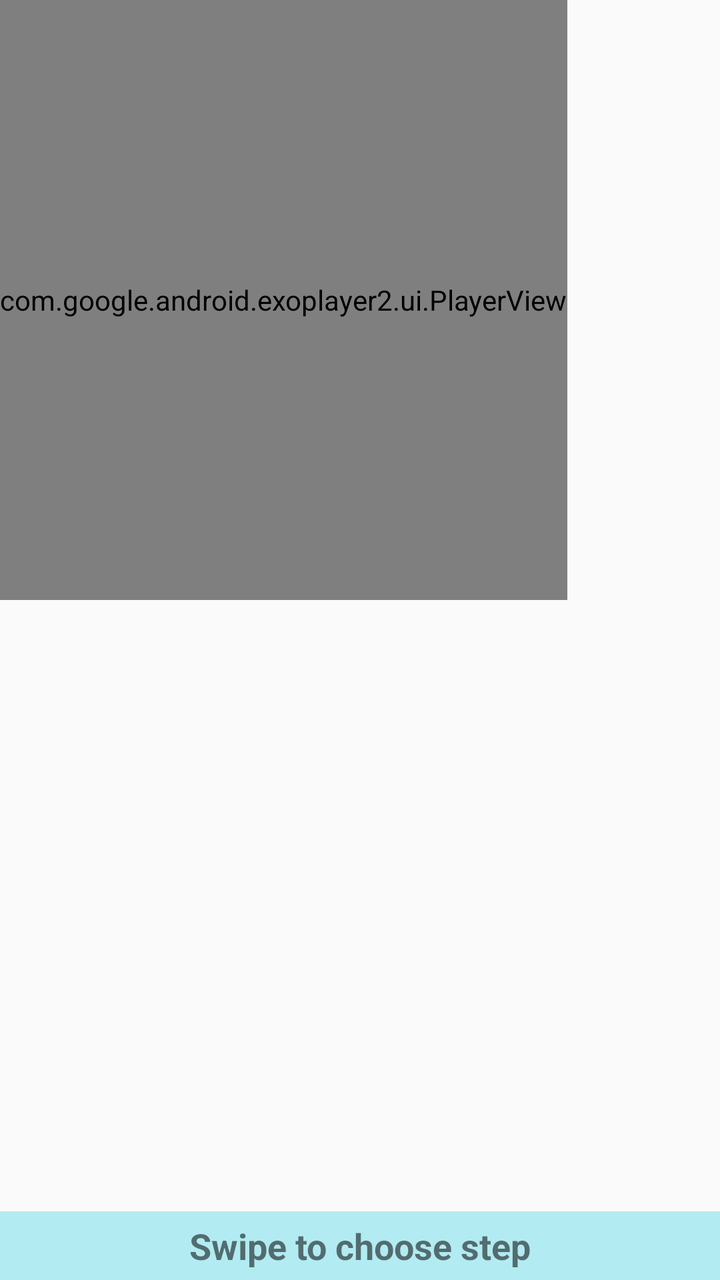
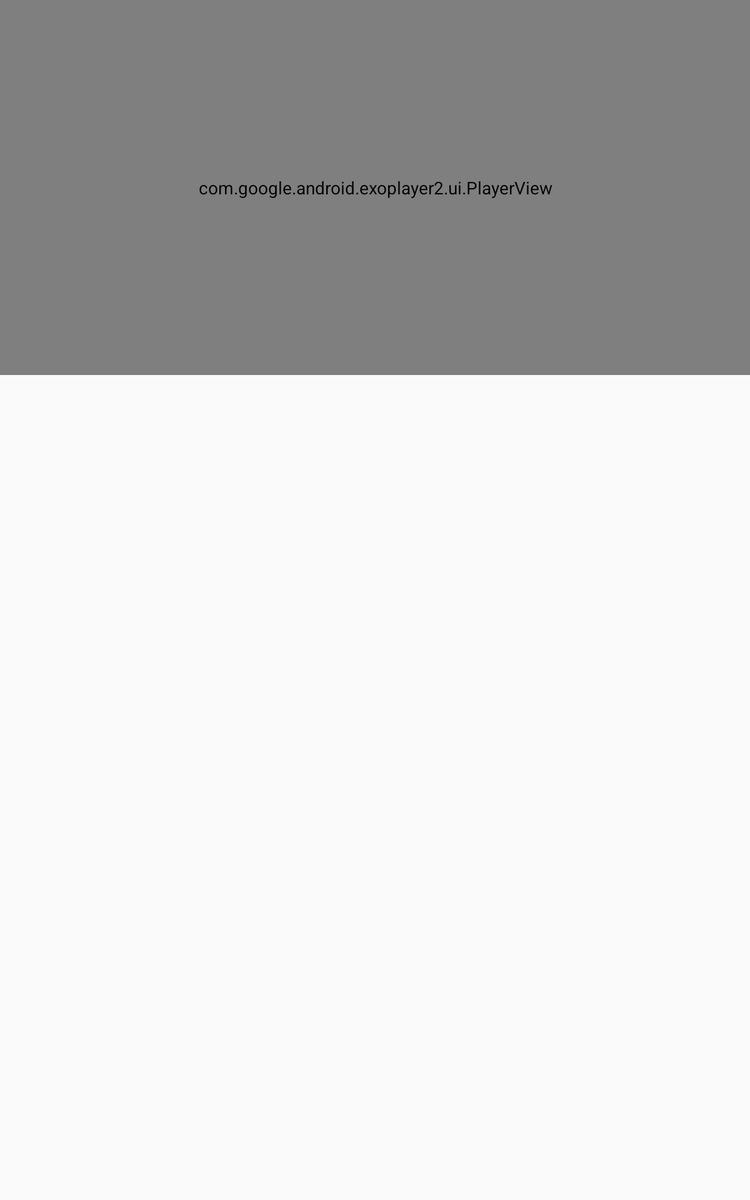

Two renders of one Android screen. The first uses the default layout on a phone; the second uses the alternative layout the repository ships for a different screen configuration, on a matching device. The two XML files are below.
<!-- AndroidManifest.xml: application theme AppTheme -->
<!-- res/layout/step_fragment.xml -->
<?xml version="1.0" encoding="utf-8"?>
<android.support.constraint.ConstraintLayout xmlns:android="http://schemas.android.com/apk/res/android"
    android:layout_width="match_parent"
    android:layout_height="match_parent"
    xmlns:app="http://schemas.android.com/apk/res-auto">
    <LinearLayout
        android:layout_width="match_parent"
        android:layout_height="match_parent"
        android:orientation="vertical"
        app:layout_constraintTop_toTopOf="parent">
        <com.google.android.exoplayer2.ui.PlayerView
            android:layout_width="wrap_content"
            android:layout_height="300dp"
            android:id="@+id/step_video"/>
        <TextView
            android:layout_width="match_parent"
            android:layout_height="wrap_content"
            android:id="@+id/step_long_description_tv"
            android:textAlignment="center"/>

    </LinearLayout>

    <TextView
        android:layout_width="match_parent"
        android:layout_height="wrap_content"
        android:id="@+id/navigation_tv"
        android:text="@string/swipe_hint_text"
        android:textAlignment="center"
        android:paddingVertical="5dp"
        android:textSize="18sp"
        android:textStyle="bold"
        android:background="@color/colorPrimaryLight"
        app:layout_constraintBottom_toBottomOf="parent"/>
</android.support.constraint.ConstraintLayout>
<!-- resources referenced by this layout -->
<resources>
  <color name="colorPrimaryLight">#B2EBF2</color>
  <string name="swipe_hint_text">Swipe to choose step</string>
  <style name="AppTheme" parent="Theme.AppCompat.Light.DarkActionBar">
          
          <item name="colorPrimary">@color/colorPrimary</item>
          <item name="colorPrimaryDark">@color/colorPrimaryDark</item>
          <item name="colorAccent">@color/colorAccent</item>
      </style>
  <color name="colorPrimary">#00BCD4</color>
  <color name="colorPrimaryDark">#0097A7</color>
  <color name="colorAccent">#9E9E9E</color>
</resources>
<!-- res/layout-large/step_fragment.xml (the repository's variant of the layout above) -->
<!-- drawn on a 7-inch tablet held upright -->
<?xml version="1.0" encoding="utf-8"?>
<ScrollView
    android:layout_width="match_parent"
    android:layout_height="match_parent"
    xmlns:android="http://schemas.android.com/apk/res/android">
    <LinearLayout
    android:layout_width="match_parent"
    android:layout_height="wrap_content"
    android:orientation="vertical">

        <com.google.android.exoplayer2.ui.PlayerView
            android:layout_width="match_parent"
            android:layout_height="300dp"
            android:id="@+id/step_video"
            />
        <TextView
            android:layout_width="match_parent"
            android:layout_height="wrap_content"
            android:id="@+id/step_long_description_tv"
            android:textAlignment="center"/>

    </LinearLayout>
</ScrollView>
<!-- resources referenced by the variant -->
<!-- as a 7-inch tablet held upright resolves them -->
<resources>
  <style name="AppTheme" parent="Theme.AppCompat.Light.DarkActionBar">
          
          <item name="colorPrimary">@color/colorPrimary</item>
          <item name="colorPrimaryDark">@color/colorPrimaryDark</item>
          <item name="colorAccent">@color/colorAccent</item>
      </style>
  <color name="colorPrimary">#00BCD4</color>
  <color name="colorPrimaryDark">#0097A7</color>
  <color name="colorAccent">#9E9E9E</color>
</resources>
